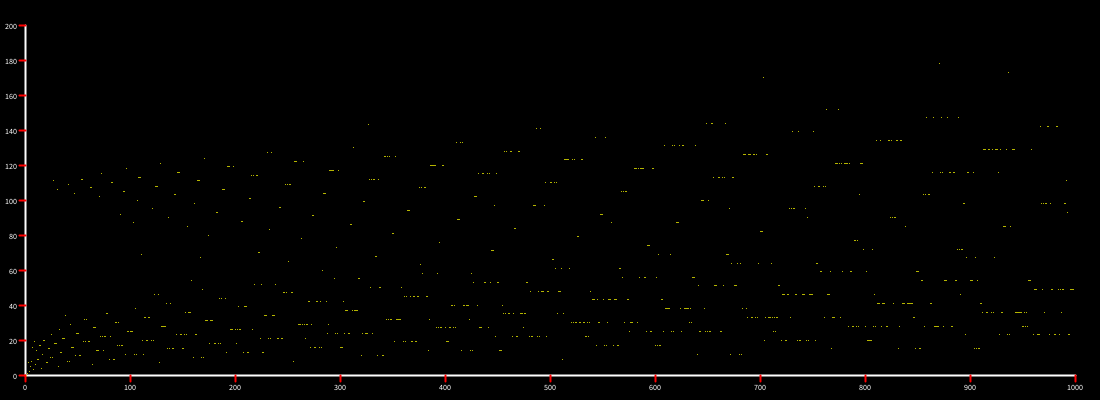
Frame 1 (no input)
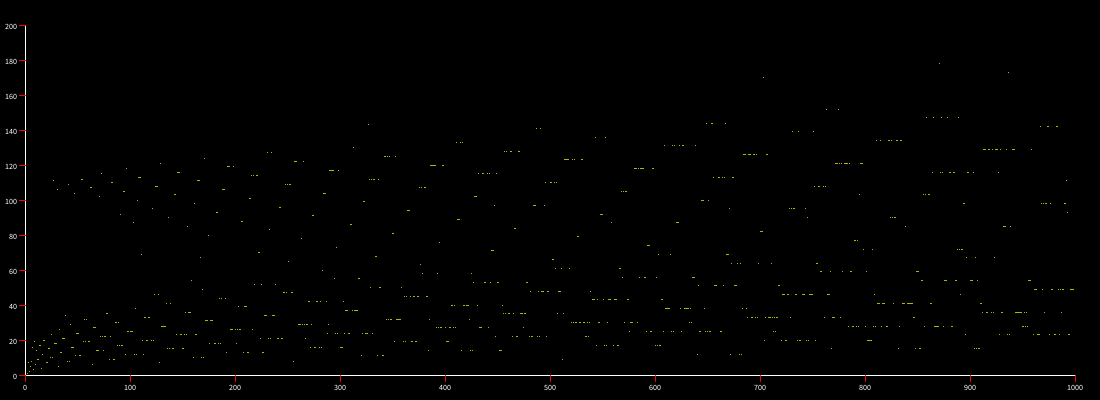
Frame 60 (the mouse pressed at the canvas centre just before this capture)
Frame 120 (the mouse held since frame 60 and released just before this capture): identical to frame 60, image omitted

The Processing sketch that drew these frames (run headless with seeded random() and noise(); from frame 60 on, the mouse is pressed at the canvas centre):

// Processing sketch: CollatzValues
// ── CollatzValues.pde
// https://forum.processing.org/topic/how-to-get-collatz-values-into-a-graph

void setup() {
  size(1100, 400);
  strokeWeight(2);
  textSize(8);

  print(collatzValue(2));
  print(", ");
  print(collatzValue(6));
  print(", ");
  print(collatzValue(10));
  print(", ");
  print(collatzValue(25));
  print(", ");
  print(collatzValue(32));
  print(", ");
  print(collatzValue(42));
  print(", ");
  print(collatzValue(400));
}


int margin = 25;


void draw() {
  background(0);

  //XandY axis
  stroke(255);
  line(margin, margin, margin, height-margin); //line going down
  line(margin, height-margin, width-margin, height-margin); //line going horz

  //lines on the lines on X and Y axis
  final int TICK_NB = 11;
  float partitionLength = (height - 2 * margin) / (TICK_NB - 1);

  stroke(255, 0, 0);

  //lines on the Y axis
  for (int n = 0; n < TICK_NB; n++) {
    line(margin, margin + partitionLength*n, margin-6, margin + partitionLength*n);
  }


  //numbers on the Y axis
  int VMAX = 200;
  int averageV = VMAX / (TICK_NB - 1);
  float scaleY = (height - 2.0 * margin) / VMAX;

  textAlign(RIGHT);
  for (int i = 0; i < TICK_NB; i++) {
    text(averageV * i, margin - 8, height - margin - partitionLength * i + 4);
  }

  
  partitionLength = (width - 2 * margin) / (TICK_NB - 1);

  //lines on the X axis
  for (int n = 0; n < TICK_NB; n++) {
    line(margin + partitionLength * n, height-margin, margin + partitionLength * n, height-margin+6);
  }

  //numbers on the X axis
  int HMAX = 1000;
  int averageH = HMAX / (TICK_NB - 1);

  textAlign(CENTER);
  for (int i = 0; i < TICK_NB; i++) {
    text(averageH * i, margin + partitionLength * i, height - 10);
  }

  stroke(#FFFF00);
  strokeWeight(1);
  for (int i = 1; i < HMAX; i++)
  {
    int cv = collatzValue(i);
    point(margin + ((width - 2 * margin) * i / HMAX), height - margin - scaleY * cv);
  }
}

int collatzValue(int n) {
  int total = 0;
  for (int i = n; i > 1; total++) {
    if (i % 2 == 0)
      i = i / 2;
    else
      i = i * 3 + 1;
  }
  return total;
}
